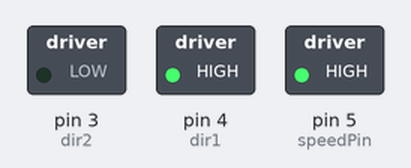
Bench run of a sketch on a simulated Arduino Uno, built with avr-gcc and run on an emulated ATmega328P. Parts: switched loads named in the sketch (green lamp = pin HIGH).

Above: at 0.1 s.
Timing chart, 0 to 1.6 s (numbered marks = the images above):
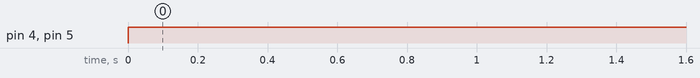

Measured:
- by itself, pin 4 (dir1), pin 5 (speedPin): LOW → HIGH at 0.00 s

The sketch:

DCMotorTimedControl.ino
```cpp
int speedPin = 5;
int dir1 = 4;
int dir2 = 3;
int mSpeed = 255;
int dt = 1000;
int dt2 = 5000;

void setup() {
  // put your setup code here, to run once:
  pinMode(speedPin, OUTPUT);
  pinMode(dir1, OUTPUT);
  pinMode(dir2, OUTPUT);
  Serial.begin(9600);
}

void loop() {
  // put your main code here, to run repeatedly:
  digitalWrite(dir1, HIGH);
  digitalWrite(dir2, LOW);
  analogWrite(speedPin, 255);
  delay(dt);
  analogWrite(speedPin, mSpeed);
  delay(dt2);
}
```
